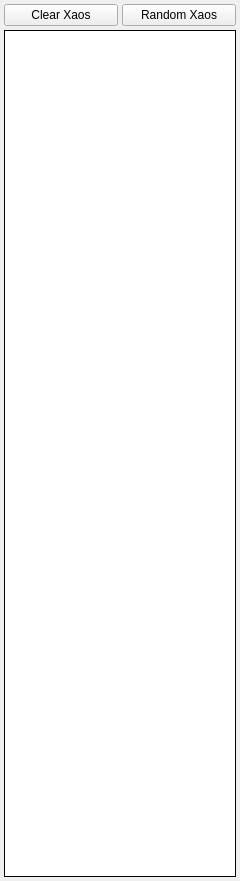
    <widget class="QDockWidget" name="XaosDockWidget">
     <property name="geometry">
      <rect>
       <x>550</x>
       <y>0</y>
       <width>240</width>
       <height>881</height>
      </rect>
     </property>
     <property name="minimumSize">
      <size>
       <width>240</width>
       <height>200</height>
      </size>
     </property>
     <property name="features">
      <set>QDockWidget::DockWidgetFloatable|QDockWidget::DockWidgetMovable</set>
     </property>
     <property name="allowedAreas">
      <set>Qt::LeftDockWidgetArea|Qt::RightDockWidgetArea</set>
     </property>
     <property name="windowTitle">
      <string>Xaos</string>
     </property>
     <widget class="QWidget" name="dockWidgetContents_4">
      <layout class="QVBoxLayout" name="verticalLayout_3">
       <property name="spacing">
        <number>4</number>
       </property>
       <property name="leftMargin">
        <number>4</number>
       </property>
       <property name="topMargin">
        <number>4</number>
       </property>
       <property name="rightMargin">
        <number>4</number>
       </property>
       <property name="bottomMargin">
        <number>4</number>
       </property>
       <item>
        <layout class="QHBoxLayout" name="XaosTabHLayout">
         <property name="spacing">
          <number>4</number>
         </property>
         <property name="sizeConstraint">
          <enum>QLayout::SetDefaultConstraint</enum>
         </property>
         <property name="leftMargin">
          <number>0</number>
         </property>
         <property name="topMargin">
          <number>0</number>
         </property>
         <item>
          <widget class="QPushButton" name="ClearXaosButton">
           <property name="toolTip">
            <string>Set all xaos values in all xforms to 1</string>
           </property>
           <property name="text">
            <string>Clear Xaos</string>
           </property>
           <property name="autoDefault">
            <bool>false</bool>
           </property>
           <property name="default">
            <bool>false</bool>
           </property>
           <property name="flat">
            <bool>false</bool>
           </property>
          </widget>
         </item>
         <item>
          <widget class="QPushButton" name="RandomXaosButton">
           <property name="toolTip">
            <string>Randomize all xaos values in all xforms</string>
           </property>
           <property name="text">
            <string>Random Xaos</string>
           </property>
          </widget>
         </item>
        </layout>
       </item>
       <item>
        <widget class="QTableView" name="XaosTableView">
         <property name="sizePolicy">
          <sizepolicy hsizetype="Expanding" vsizetype="Expanding">
           <horstretch>0</horstretch>
           <verstretch>0</verstretch>
          </sizepolicy>
         </property>
         <property name="minimumSize">
          <size>
           <width>0</width>
           <height>67</height>
          </size>
         </property>
         <property name="maximumSize">
          <size>
           <width>16777215</width>
           <height>16777215</height>
          </size>
         </property>
         <property name="font">
          <font>
           <kerning>true</kerning>
          </font>
         </property>
         <property name="focusPolicy">
          <enum>Qt::NoFocus</enum>
         </property>
         <property name="styleSheet">
          <string notr="true"/>
         </property>
         <property name="frameShape">
          <enum>QFrame::Panel</enum>
         </property>
         <property name="frameShadow">
          <enum>QFrame::Plain</enum>
         </property>
         <property name="lineWidth">
          <number>1</number>
         </property>
         <property name="verticalScrollBarPolicy">
          <enum>Qt::ScrollBarAsNeeded</enum>
         </property>
         <property name="horizontalScrollBarPolicy">
          <enum>Qt::ScrollBarAsNeeded</enum>
         </property>
         <property name="sizeAdjustPolicy">
          <enum>QAbstractScrollArea::AdjustToContents</enum>
         </property>
         <property name="autoScroll">
          <bool>true</bool>
         </property>
         <property name="editTriggers">
          <set>QAbstractItemView::CurrentChanged|QAbstractItemView::DoubleClicked|QAbstractItemView::EditKeyPressed|QAbstractItemView::SelectedClicked</set>
         </property>
         <property name="tabKeyNavigation">
          <bool>true</bool>
         </property>
         <property name="showDropIndicator" stdset="0">
          <bool>false</bool>
         </property>
         <property name="dragDropOverwriteMode">
          <bool>false</bool>
         </property>
         <property name="alternatingRowColors">
          <bool>false</bool>
         </property>
         <property name="selectionMode">
          <enum>QAbstractItemView::SingleSelection</enum>
         </property>
         <property name="verticalScrollMode">
          <enum>QAbstractItemView::ScrollPerPixel</enum>
         </property>
         <property name="horizontalScrollMode">
          <enum>QAbstractItemView::ScrollPerPixel</enum>
         </property>
         <property name="showGrid">
          <bool>true</bool>
         </property>
         <property name="gridStyle">
          <enum>Qt::SolidLine</enum>
         </property>
         <property name="wordWrap">
          <bool>false</bool>
         </property>
         <property name="cornerButtonEnabled">
          <bool>false</bool>
         </property>
         <attribute name="horizontalHeaderCascadingSectionResizes">
          <bool>false</bool>
         </attribute>
         <attribute name="horizontalHeaderDefaultSectionSize">
          <number>35</number>
         </attribute>
         <attribute name="horizontalHeaderHighlightSections">
          <bool>false</bool>
         </attribute>
         <attribute name="horizontalHeaderMinimumSectionSize">
          <number>35</number>
         </attribute>
         <attribute name="verticalHeaderCascadingSectionResizes">
          <bool>false</bool>
         </attribute>
         <attribute name="verticalHeaderDefaultSectionSize">
          <number>22</number>
         </attribute>
         <attribute name="verticalHeaderHighlightSections">
          <bool>false</bool>
         </attribute>
         <attribute name="verticalHeaderMinimumSectionSize">
          <number>22</number>
         </attribute>
        </widget>
       </item>
      </layout>
     </widget>
    </widget>
